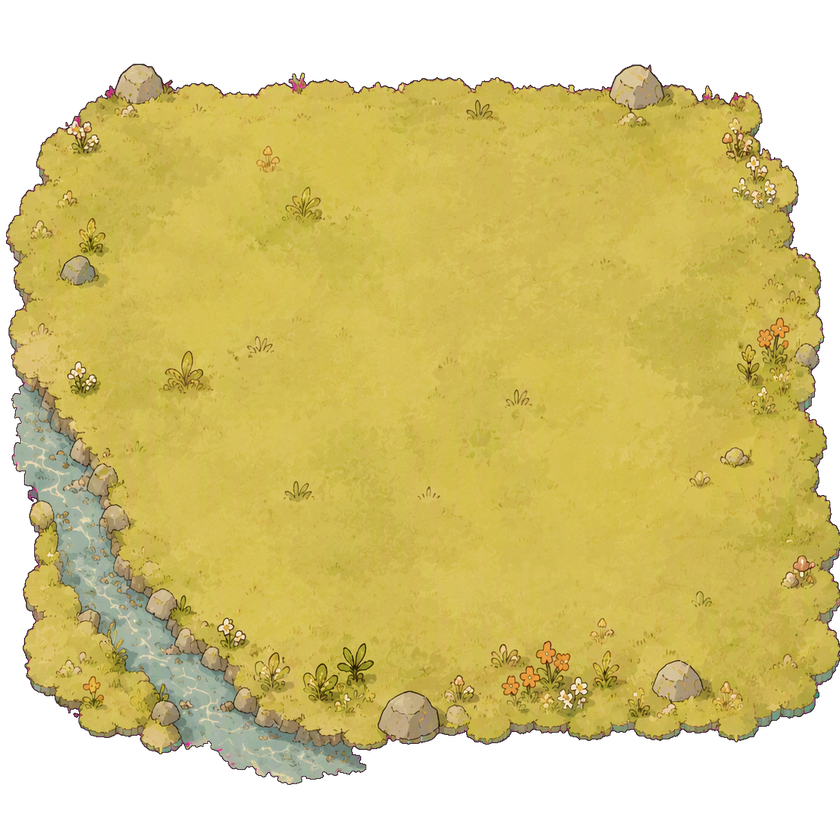
#> input picture my_asset/base_01.png, 840 x 840 px, shrunk from 1400 x 1400 before the run; its folder holds only this picture in this run
$ python -i add_tile_outline.py   (imports and definitions only)
#> lines starting #> are read from the running program, lines starting #| are printed output that depends on the picture
#> further down, picture is the input picture: PIL image 840x840 RGBA; mean R, G, B, A 146.7, 131.7, 61.7, 186.4
from pathlib import Path

from PIL import Image, ImageChops, ImageFilter

SOURCE_DIRS = (Path("ground_tiles"), Path("minesweeper_tiles"))
OUTPUT_ROOT = Path("outlined_tiles")
OUTLINE_WIDTH = 3
OUTLINE_OPACITY = 96  # About 38% opacity.


def add_outline(image: Image.Image) -> Image.Image:
    image = image.convert("RGBA")
    alpha = image.getchannel("A")
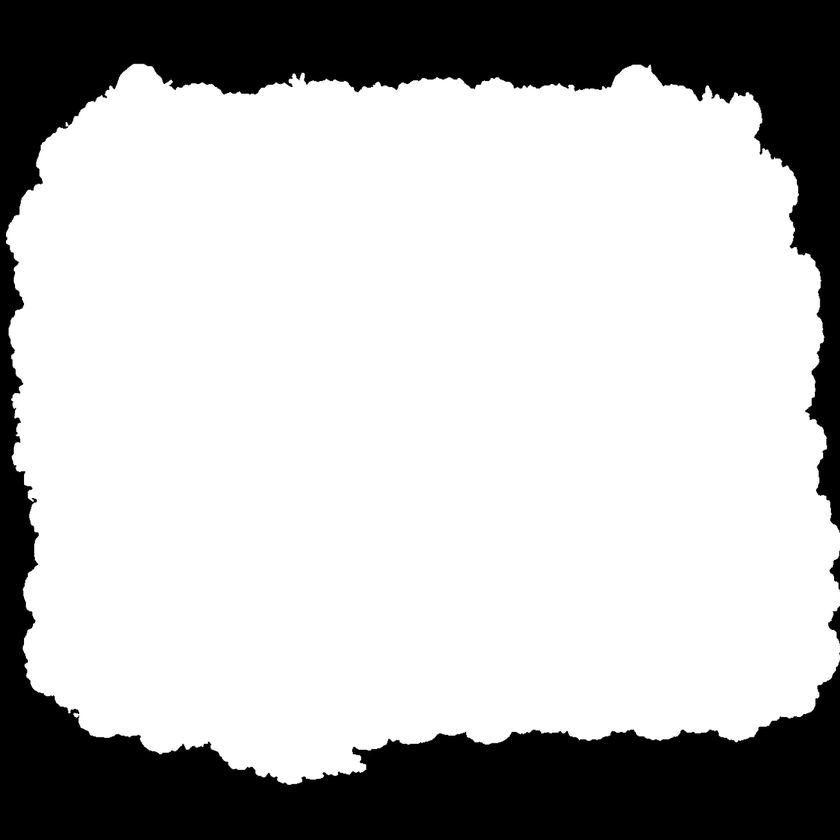
#> alpha: PIL image 840x840 L; min 0, max 255, mean 186.4
    dilated = alpha.filter(ImageFilter.MaxFilter(OUTLINE_WIDTH * 2 + 1))
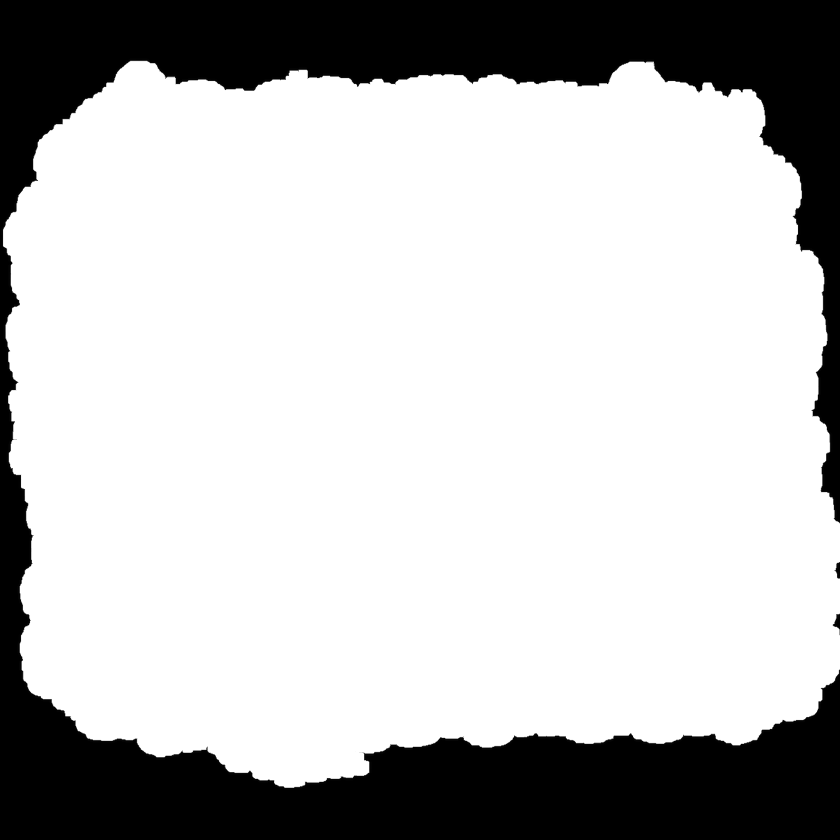
#> dilated: PIL image 840x840 L; min 0, max 255, mean 190.8
    outer = ImageChops.subtract(dilated, alpha).point(lambda value: value * OUTLINE_OPACITY // 255)
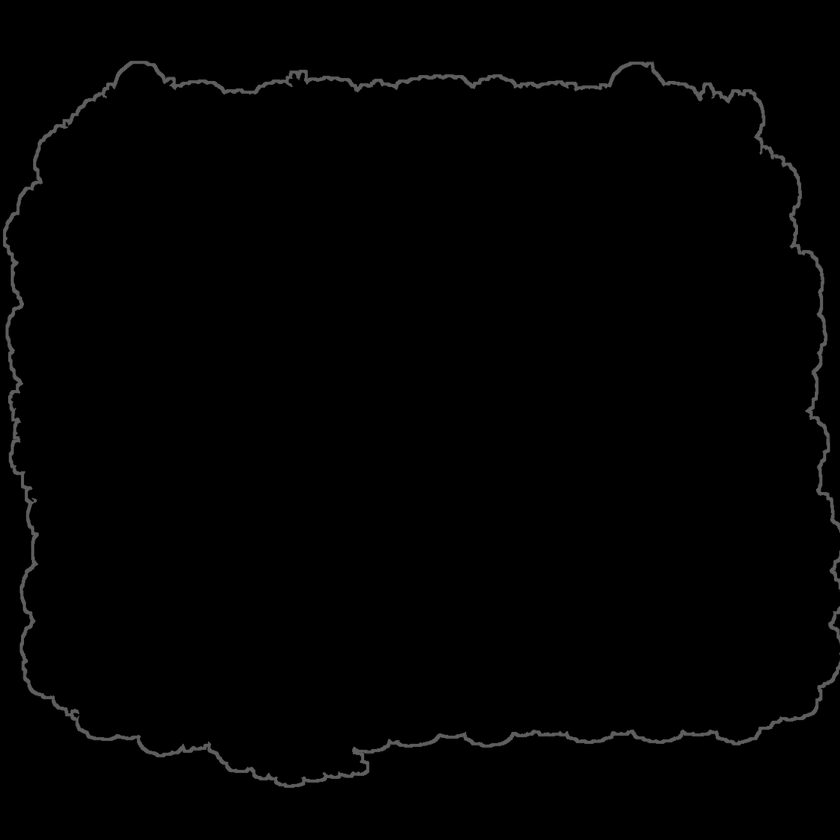
#> outer: PIL image 840x840 L; min 0, max 96, mean 1.6
    outline = Image.new("RGBA", image.size, (255, 255, 255, 0))
    outline.putalpha(outer)
    return Image.alpha_composite(outline, image)


def main() -> None:
    for source_dir in SOURCE_DIRS:
        target_dir = OUTPUT_ROOT / source_dir.name
        target_dir.mkdir(parents=True, exist_ok=True)
        for source in source_dir.glob("*.png"):
            if source.name.startswith("_"):
                continue
            add_outline(Image.open(source)).save(target_dir / source.name)


# [2 lines not run here, left out]

>>> from PIL import Image
>>> picture = Image.open('my_asset/base_01.png')
>>> result = add_outline(picture)
